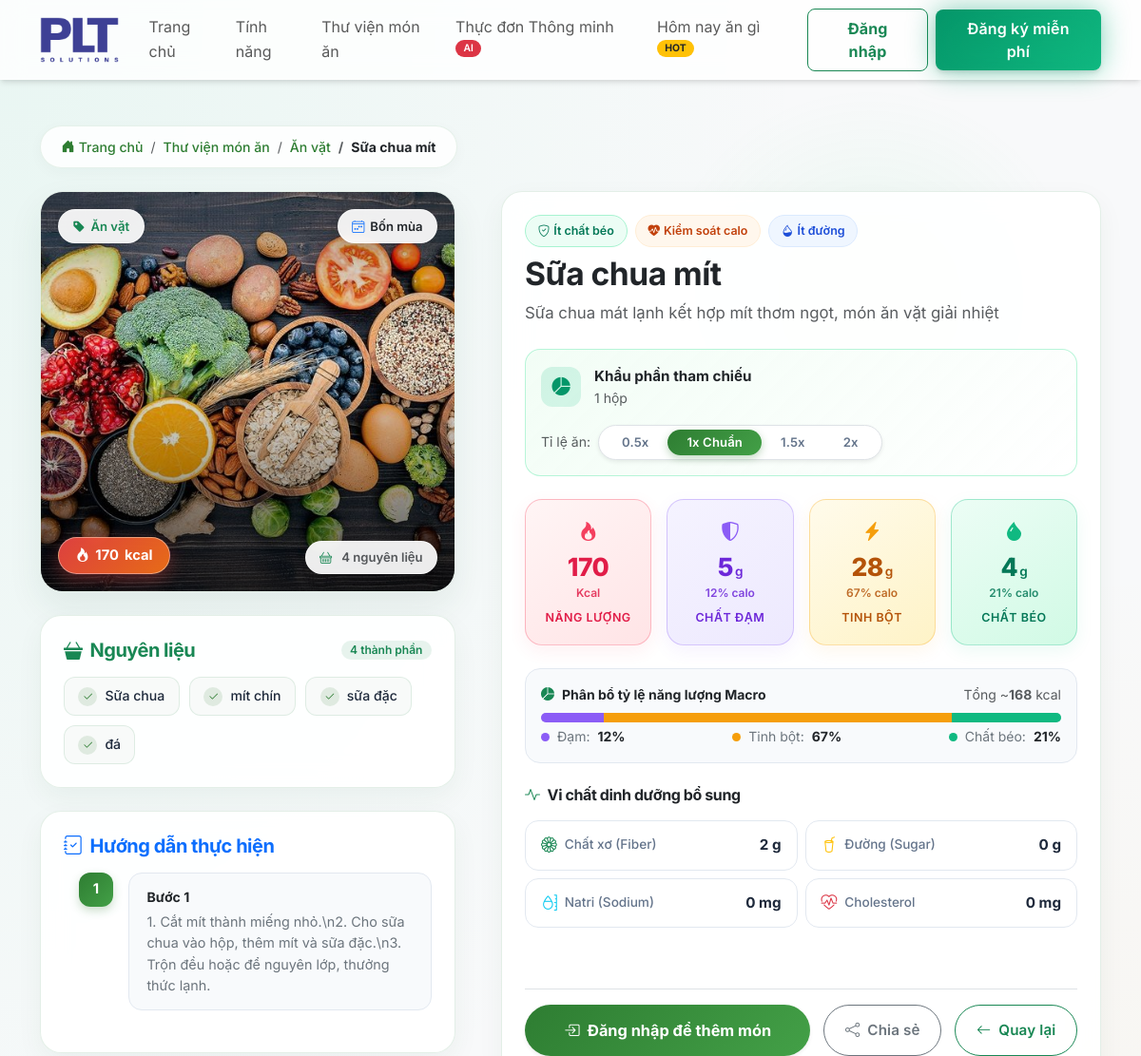
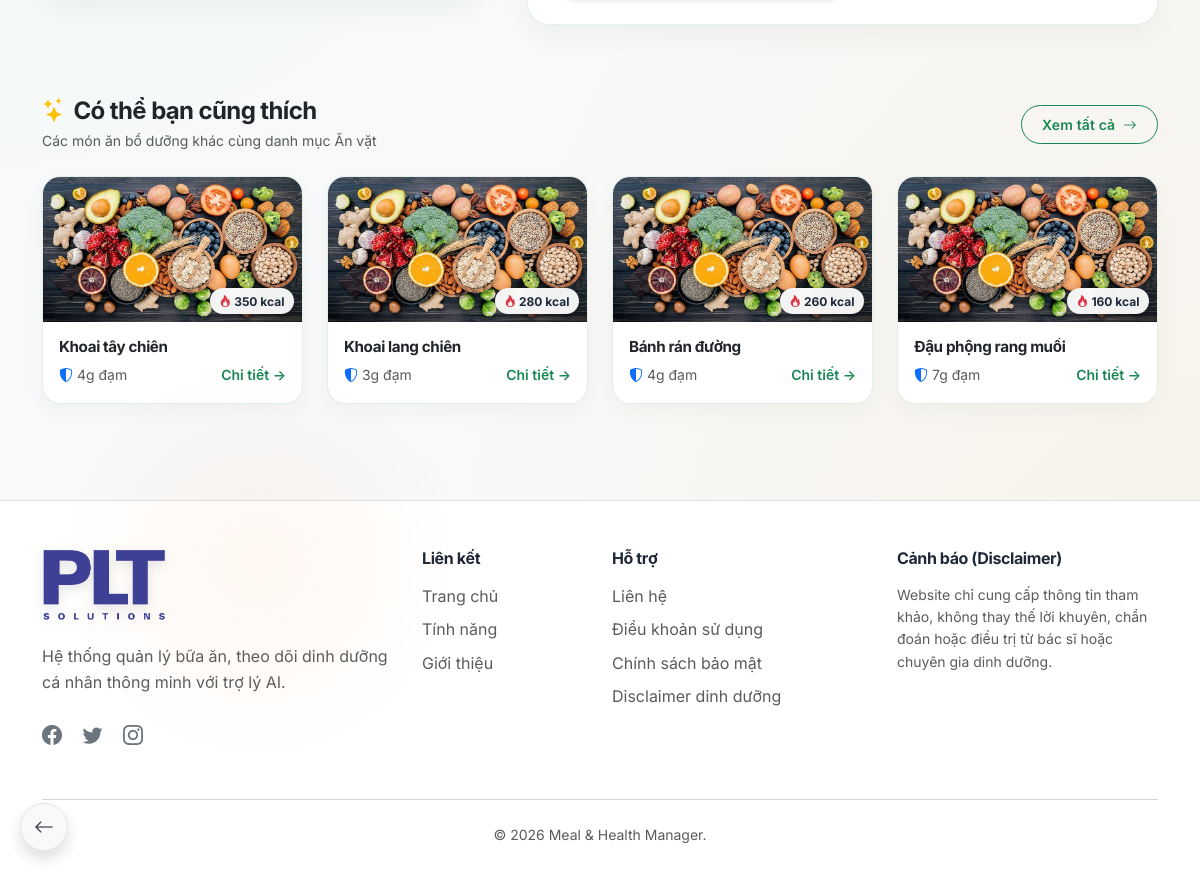
The page /food-detail.php?id=177 on the database its author committed (2 pictures, top to bottom).
### tables this page shows
CREATE TABLE IF NOT EXISTS `foods` (
  `id` bigint UNSIGNED NOT NULL AUTO_INCREMENT,
  `category_id` bigint UNSIGNED DEFAULT NULL,
  `name` varchar(180) NOT NULL,
  `slug` varchar(200) NOT NULL,
  `image` varchar(255) DEFAULT NULL,
  `description` text,
  `ingredients` text,
  `instructions` text,
  `serving_size` decimal(8,2) NOT NULL DEFAULT '100.00',
  `serving_unit` varchar(50) NOT NULL DEFAULT 'g',
  `calories` decimal(8,2) NOT NULL DEFAULT '0.00',
  `protein` decimal(8,2) NOT NULL DEFAULT '0.00',
  `carbs` decimal(8,2) NOT NULL DEFAULT '0.00',
  `fat` decimal(8,2) NOT NULL DEFAULT '0.00',
  `fiber` decimal(8,2) NOT NULL DEFAULT '0.00',
  `sugar` decimal(8,2) NOT NULL DEFAULT '0.00',
  `sodium` decimal(10,2) NOT NULL DEFAULT '0.00',
  `diet_type` varchar(255) DEFAULT 'normal',
  `season` varchar(50) DEFAULT NULL COMMENT 'Mùa phù hợp: xuan,he,thu,dong (phân tách bằng dấu phẩy)',
  `goals` varchar(255) DEFAULT NULL,
  `estimated_price` int DEFAULT '35000',
  `is_premium` tinyint(1) NOT NULL DEFAULT '0',
  `status` enum('active','inactive') NOT NULL DEFAULT 'active',
  `created_by` bigint UNSIGNED DEFAULT NULL,
  `created_at` timestamp NOT NULL DEFAULT CURRENT_TIMESTAMP,
  `updated_at` timestamp NOT NULL DEFAULT CURRENT_TIMESTAMP ON UPDATE CURRENT_TIMESTAMP,
  PRIMARY KEY (`id`),
  UNIQUE KEY `slug` (`slug`),
  KEY `fk_foods_created_by` (`created_by`),
  KEY `idx_foods_name` (`name`),
  KEY `idx_foods_category` (`category_id`),
  KEY `idx_foods_status` (`status`),
  KEY `idx_foods_premium` (`is_premium`),
  KEY `idx_foods_season` (`season`)
);

CREATE TABLE IF NOT EXISTS `food_categories` (
  `id` bigint UNSIGNED NOT NULL AUTO_INCREMENT,
  `name` varchar(120) NOT NULL,
  `slug` varchar(140) NOT NULL,
  `description` text,
  `status` enum('active','inactive') NOT NULL DEFAULT 'active',
  `created_at` timestamp NOT NULL DEFAULT CURRENT_TIMESTAMP,
  `updated_at` timestamp NOT NULL DEFAULT CURRENT_TIMESTAMP ON UPDATE CURRENT_TIMESTAMP,
  PRIMARY KEY (`id`),
  UNIQUE KEY `slug` (`slug`),
  KEY `idx_food_categories_status` (`status`)
);

### food-detail.php (the view, shortened to what the rows shown need)
<?php
require_once __DIR__ . '/config/database.php';
require_once __DIR__ . '/includes/functions.php';
require_once __DIR__ . '/models/FoodModel.php';
$food_id = isset($_GET['id']) ? (int)$_GET['id'] : 0;
$foodModel = new FoodModel();
$food = $foodModel->getFoodById($food_id);
require_once __DIR__ . '/includes/header.php';
$protein_g = (float)($food['protein'] ?? 0);
$carbs_g = (float)($food['carbs'] ?? 0);
$fat_g = (float)($food['fat'] ?? 0);
$p_cal = $protein_g * 4;
$c_cal = $carbs_g * 4;
$f_cal = $fat_g * 9;
$total_macro_cal = $p_cal + $c_cal + $f_cal;
if ($total_macro_cal > 0) {
    $p_pct = round(($p_cal / $total_macro_cal) * 100);
    $c_pct = round(($c_cal / $total_macro_cal) * 100);
    $f_pct = max(0, 100 - $p_pct - $c_pct);
} else {
    $p_pct = 0;
    $c_pct = 0;
    $f_pct = 0;
}
$health_tags = [];
if ($fat_g <= 5 && (float)$food['calories'] <= 450) {
    $health_tags[] = ['icon' => 'bi-shield-check', 'text' => 'Ít chất béo', 'class' => 'tag-low-fat'];
}
if ((float)$food['calories'] > 0 && (float)$food['calories'] <= 350) {
    $health_tags[] = ['icon' => 'bi-heart-pulse-fill', 'text' => 'Kiểm soát calo', 'class' => 'tag-low-cal'];
}
if ((float)($food['sugar'] ?? 0) <= 2 && (float)$food['calories'] > 0) {
    $health_tags[] = ['icon' => 'bi-droplet-half', 'text' => 'Ít đường', 'class' => 'tag-low-sugar'];
}
$related_foods = [];
if (!empty($food['category_id'])) {
    $rel_stmt = $conn->prepare("SELECT f.*, c.name as category_name
                                FROM foods f
                                LEFT JOIN food_categories c ON f.category_id = c.id
                                WHERE f.category_id = :cat_id AND f.id != :id AND f.status = 'active'
                                ORDER BY RAND() LIMIT 4");
    $rel_stmt->execute([':cat_id' => $food['category_id'], ':id' => $food_id]);
    $related_foods = $rel_stmt->fetchAll(PDO::FETCH_ASSOC);
}
?>
<div class="container py-4 py-lg-5 food-detail-wrapper">
    <nav aria-label="breadcrumb" class="food-breadcrumb mb-4">
        <ol class="breadcrumb">
            <li class="breadcrumb-item">
                <a href="<?php echo BASE_URL; ?>"><i class="bi bi-house-door-fill me-1"></i>Trang chủ</a>
            </li>
            <li class="breadcrumb-item">
                <a href="<?php echo BASE_URL; ?>/foods.php">Thư viện món ăn</a>
            </li>
            <?php if (!empty($food['category_name'])): ?>
                <li class="breadcrumb-item">
                    <a href="<?php echo BASE_URL; ?>/foods.php?category=<?php echo $food['category_id']; ?>">
                        <?php echo htmlspecialchars($food['category_name']); ?>
                    </a>
                </li>
            <?php endif; ?>
            <li class="breadcrumb-item active text-dark fw-bold text-truncate" style="max-width: 260px;" aria-current="page">
                <?php echo htmlspecialchars($food['name']); ?>
            </li>
        </ol>
    </nav>
    <div class="row g-4 g-xl-5">
        <div class="col-lg-5 col-xl-5">
            <div class="food-hero-card mb-4">
                <div class="food-hero-img-wrap">
                    <div class="food-hero-top-badges">
                        <span class="food-glass-badge text-success">
                            <i class="bi bi-tag-fill"></i> <?php echo htmlspecialchars($food['category_name'] ?? 'Món ăn'); ?>
                        </span>
                        <?php
                        $uSeasons = !empty($food['season']) ? explode(',', $food['season']) : ['xuan','he','thu','dong'];
                        $uIsAll = (count($uSeasons) >= 4 || in_array('all', $uSeasons) || in_array('bon_mua', $uSeasons));
                        if ($uIsAll) {
                            echo '<span class="food-glass-badge text-dark"><i class="bi bi-calendar4-week text-primary"></i> Bốn mùa</span>';
                        }
                        ?>
                    </div>
                    <div class="food-hero-bottom-info">
                        <div class="food-cal-pill">
                            <i class="bi bi-fire"></i>
                            <span id="img-badge-calories"><?php echo floatval($food['calories']); ?></span> kcal
                        </div>
                    </div>
                </div>
            </div>
        </div>
        <div class="col-lg-7 col-xl-7">
            <div class="food-section-card h-100 d-flex flex-column justify-content-between">
                <div>
                    <?php if (!empty($health_tags)): ?>
                        <div class="d-flex flex-wrap gap-2 mb-2">
                            <?php foreach ($health_tags as $htag): ?>
                                <span class="health-tag-badge <?php echo $htag['class']; ?>">
                                </span>
                            <?php endforeach; ?>
                        </div>
                    <?php endif; ?>
                    <h1 class="fw-bold text-dark mb-2" style="font-size: 2.1rem; letter-spacing: -0.5px;">
                        <?php echo htmlspecialchars($food['name']); ?>
                    </h1>
                    <p class="text-muted mb-4" style="font-size: 1.05rem; line-height: 1.6;">
                        <?php echo nl2br(htmlspecialchars($food['description'] ?? 'Món ăn giàu dinh dưỡng, thanh đạm và dễ tiêu hóa, phù hợp cho mọi chế độ ăn uống lành mạnh.')); ?>
                    </p>
                    <div class="serving-control-card p-3 rounded-4 mb-4">
                        <div class="d-flex justify-content-between align-items-center flex-wrap gap-3">
                            <div class="d-flex align-items-center">
                                <div>
                                    <div class="fw-bold text-dark" style="font-size: 0.95rem;">Khẩu phần tham chiếu</div>
                                    <div class="text-muted small">
                                        <span id="display-serving-size"><?php echo floatval($food['serving_size']); ?></span>
                                        <?php echo htmlspecialchars($food['serving_unit']); ?>
                                    </div>
                                </div>
                            </div>
                        </div>
                    </div>
                    <div class="row g-2 g-md-3 mb-4">
                        <div class="col-6 col-md-3">
                            <div class="macro-card macro-calories">
                                <div class="macro-value">
                                    <span id="val-calories"><?php echo floatval($food['calories']); ?></span>
                                </div>
                            </div>
                        </div>
                        <div class="col-6 col-md-3">
                            <div class="macro-card macro-protein">
                                <div class="macro-icon"><i class="bi bi-shield-shaded"></i></div>
                                <div class="macro-value">
                                    <span id="val-protein"><?php echo floatval($food['protein']); ?></span><small>g</small>
                                </div>
                                <div class="macro-unit"><?php echo $p_pct; ?>% calo</div>
                                <div class="macro-label">Chất đạm</div>
                            </div>
                        </div>
                        <div class="col-6 col-md-3">
                            <div class="macro-card macro-carbs">
                                <div class="macro-icon"><i class="bi bi-lightning-charge-fill"></i></div>
                                <div class="macro-value">
                                    <span id="val-carbs"><?php echo floatval($food['carbs']); ?></span><small>g</small>
                                </div>
                                <div class="macro-unit"><?php echo $c_pct; ?>% calo</div>
                                <div class="macro-label">Tinh bột</div>
                            </div>
                        </div>
                        <div class="col-6 col-md-3">
                            <div class="macro-card macro-fat">
                                <div class="macro-icon"><i class="bi bi-droplet-fill"></i></div>
                                <div class="macro-value">
                                    <span id="val-fat"><?php echo floatval($food['fat']); ?></span><small>g</small>
                                </div>
                                <div class="macro-unit"><?php echo $f_pct; ?>% calo</div>
                                <div class="macro-label">Chất béo</div>
                            </div>
                        </div>
                    </div>
                    <div class="macro-ratio-wrapper p-3 mb-4">
                        <div class="d-flex justify-content-between align-items-center mb-2">
                            <span class="small text-muted">
                                Tổng ~<strong id="val-total-macro-cal"><?php echo round($total_macro_cal); ?></strong> kcal
                            </span>
                        </div>
                        <div class="progress rounded-pill macro-progress-bar" style="height: 10px;">
                        </div>
                        <div class="d-flex justify-content-between align-items-center mt-2.5 pt-1 small text-secondary flex-wrap gap-2">
                            <span class="d-inline-flex align-items-center gap-2">
                                <span class="dot bg-indigo"></span> Đạm: <strong class="text-dark" id="pct-protein"><?php echo $p_pct; ?>%</strong>
                            </span>
                            <span class="d-inline-flex align-items-center gap-2">
                                <span class="dot bg-amber"></span> Tinh bột: <strong class="text-dark" id="pct-carbs"><?php echo $c_pct; ?>%</strong>
                            </span>
                            <span class="d-inline-flex align-items-center gap-2">
                                <span class="dot bg-emerald"></span> Chất béo: <strong class="text-dark" id="pct-fat"><?php echo $f_pct; ?>%</strong>
                            </span>
                        </div>
                    </div>
                    <div class="micro-nutrients-section mb-4">
                        <h6 class="fw-bold mb-3 text-dark d-flex align-items-center gap-2">
                        </h6>
                        <div class="row g-2">
                            <div class="col-6">
                                <div class="micro-tile">
                                    <div class="micro-tile-val">
                                        <span id="val-fiber"><?php echo floatval($food['fiber'] ?? 0); ?></span> g
                                    </div>
                                </div>
                            </div>
                            <div class="col-6">
                                <div class="micro-tile">
                                    <div class="micro-tile-val">
                                        <span id="val-sugar"><?php echo floatval($food['sugar'] ?? 0); ?></span> g
                                    </div>
                                </div>
                            </div>
                            <div class="col-6">
                                <div class="micro-tile">
                                    <div class="micro-tile-val">
                                        <span id="val-sodium"><?php echo floatval($food['sodium'] ?? 0); ?></span> mg
                                    </div>
                                </div>
                            </div>
                        </div>
                    </div>
                </div>
            </div>
        </div>
    </div>
    <?php if (!empty($related_foods)): ?>
    <section class="mt-5 pt-4">
        <div class="d-flex justify-content-between align-items-center mb-4">
            <div>
                <h4 class="fw-bold mb-1 text-dark d-flex align-items-center gap-2">
                    <i class="bi bi-stars text-warning"></i> Có thể bạn cũng thích
                </h4>
                <p class="text-muted small mb-0">Các món ăn bổ dưỡng khác cùng danh mục <?php echo htmlspecialchars($food['category_name'] ?? ''); ?></p>
            </div>
            <a href="<?php echo BASE_URL; ?>/foods.php<?php echo !empty($food['category_id']) ? '?category=' . $food['category_id'] : ''; ?>" class="btn btn-sm btn-outline-success rounded-pill px-3.5 py-1.5 fw-semibold text-decoration-none">
                Xem tất cả <i class="bi bi-arrow-right ms-1"></i>
            </a>
        </div>
        <div class="row g-3 g-md-4">
            <?php foreach ($related_foods as $rel): ?>
                <div class="col-6 col-md-3">
                    <a href="<?php echo BASE_URL; ?>/food-detail.php?id=<?php echo $rel['id']; ?>" class="text-decoration-none text-dark h-100 d-block">
                        <div class="related-food-card h-100 d-flex flex-column justify-content-between">
                            <div class="related-img-wrap">
                                <img src="<?php echo food_image_url($rel['image'] ?? null); ?>" alt="<?php echo htmlspecialchars($rel['name']); ?>" loading="lazy">
                                <span class="related-kcal-badge"><i class="bi bi-fire text-danger"></i> <?php echo floatval($rel['calories']); ?> kcal</span>
                            </div>
                            <div class="related-body p-3">
                                <h6 class="related-title text-truncate fw-bold mb-1" style="font-size: 0.95rem;">
                                    <?php echo htmlspecialchars($rel['name']); ?>
                                </h6>
                                <div class="d-flex justify-content-between align-items-center text-muted small mt-2">
                                    <span><i class="bi bi-shield-shaded text-primary"></i> <?php echo floatval($rel['protein']); ?>g đạm</span>
                                    <span class="text-success fw-semibold">Chi tiết &rarr;</span>
                                </div>
                            </div>
                        </div>
                    </a>
                </div>
            <?php endforeach; ?>
        </div>
    </section>
    <?php endif; ?>
</div>
<?php require_once __DIR__ . '/includes/footer.php'; ?>

### rows shown on the page
foods: category.name "Ăn vặt", name "Sữa chua mít", calories "170", description "Sữa chua mát lạnh kết hợp mít thơm ngọt, món ăn vặt giải nhiệt", serving_size "1", serving_unit "hộp", protein "5", p_pct "12", carbs "28", c_pct "67", fat "4", f_pct "21", total_macro_cal "168", fiber "2", sugar "0", sodium "0"
foods: calories "350", name "Khoai tây chiên", protein "4"
foods: calories "280", name "Khoai lang chiên", protein "3"
foods: calories "260", name "Bánh rán đường", protein "4"
foods: calories "160", name "Đậu phộng rang muối", protein "7"

### other values the page prints
count($ingredients_list) "4"
$ing "Sữa chua"
$ing "mít chín"
$ing "sữa đặc"
$ing "đá"
$step "1. Cắt mít thành miếng nhỏ.\\n2. Cho sữa chua vào hộp, thêm mít và sữa đặc.\\n3. Trộn đều hoặc để nguyên lớp, thưởng thức lạnh."
$htag['text'] "Ít chất béo"
$htag['text'] "Kiểm soát calo"
$htag['text'] "Ít đường"
$food['cholesterol'] "0"
APP_NAME "Meal & Health Manager"
